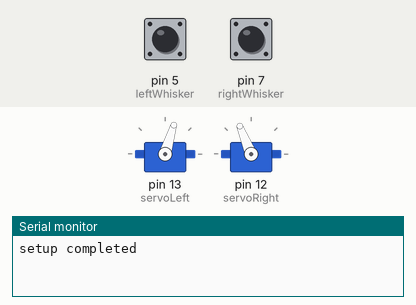
Simulated run of this sketch. Board: Arduino Uno, built with avr-gcc and run on an emulated ATmega328P. On the bench: 2 × servo, the last lines printed to the serial monitor. The inputs (shaded band) are chosen by the test bench; at power-on: pin 5 (leftWhisker) HIGH, pin 7 (rightWhisker) HIGH.

Above: at 5.3 s.
5.4 s: pin 5 (leftWhisker) pulled LOW for 1.95 s
At 6.7 s:
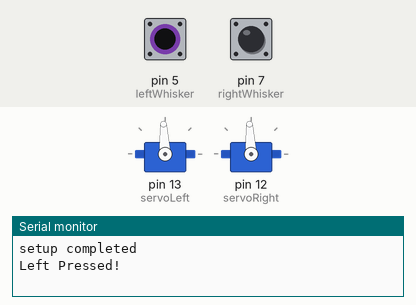
12.0 s: pin 7 (rightWhisker) pulled LOW for 1.95 s
At 16.0 s:
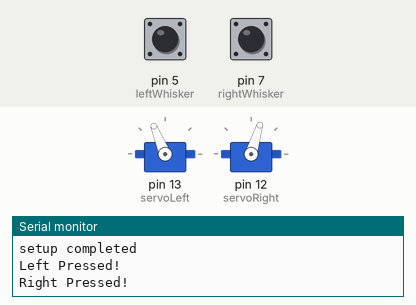
19.2 s: pin 7 (rightWhisker) pulled LOW for 3.2 s
At 25.2 s:
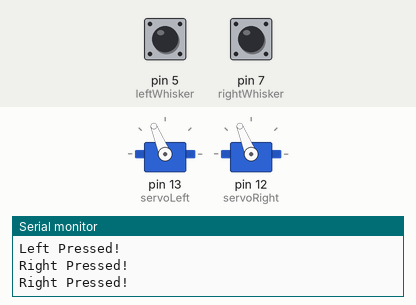
27.0 s: pin 5 (leftWhisker) pulled LOW for 3.2 s
At 32.2 s:
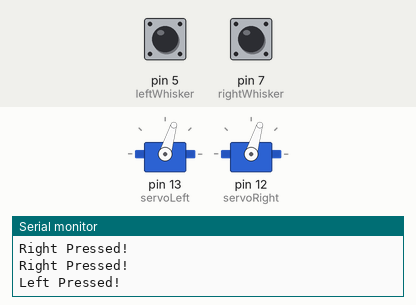
Timing chart, 0 to 34.5 s (numbered marks = the images above; inputs shaded):
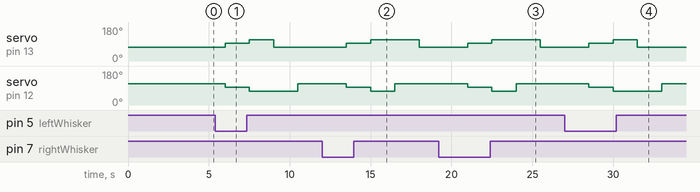

Measured:
- after the input at 5.4 s, servo on pin 13 (servoLeft): 73° → 93° after 0.60 s, → 112° 1.5 s later, → 73° 1.5 s later; servo on pin 12 (servoRight): 112° → 93° after 0.60 s, → 73° 1.5 s later, → 112° 3.0 s later
- after the input at 12.0 s, servo on pin 13 (servoLeft): 73° → 93° after 1.5 s, → 112° 1.5 s later, → 73° 3.0 s later; servo on pin 12 (servoRight): 112° → 93° after 1.5 s, → 73° 1.5 s later, → 112° 1.5 s later
- after the input at 19.2 s, servo on pin 13 (servoLeft): 73° → 93° after 1.8 s, → 112° 1.5 s later, → 73° 3.0 s later; servo on pin 12 (servoRight): 112° → 93° after 1.8 s, → 73° 1.5 s later, → 112° 1.5 s later
- after the input at 27.0 s, servo on pin 13 (servoLeft): 73° → 93° after 1.5 s, → 112° 1.5 s later, → 73° 1.5 s later; servo on pin 12 (servoRight): 112° → 93° after 1.5 s, → 73° 1.5 s later, → 112° 3.0 s later

The sketch:

Erika-Here_Kittty_Kitty.ino
```cpp
#include <Servo.h>                           // Include servo library

Servo servoRight;
Servo servoLeft;

int leftWhisker = 5;
int rightWhisker = 7;

 void back() {
  servoLeft.writeMicroseconds(1700);
  servoRight.writeMicroseconds(1300);
  delay(1500);
}

 void front() {
 servoLeft.writeMicroseconds(1300);
 servoRight.writeMicroseconds(1700);
 delay(1500);
 }

 void left() {
  servoLeft.writeMicroseconds(1300);
  servoRight.writeMicroseconds(1300);
  delay(1500);
 }

void right() {
  servoLeft.writeMicroseconds(1700);
  servoRight.writeMicroseconds(1700);
  delay(1500);
}


void moveKitty() {
  // Your Code Here


}

void stopKitty() {
  // Your Code Here
   servoLeft.writeMicroseconds(1500);
  servoRight.writeMicroseconds(1500);
  delay(1500);
}

void setup() {
  // put your setup code here, to run once:
  servoLeft.attach(13);
  servoRight.attach(12);
//  front();
//  delay(1500);
//  back();
//  delay(1500);
//  right();
//  delay(1500);
//  left();
//  delay(1500);


  Serial.begin(9600);
  Serial.println("setup completed");
  pinMode(leftWhisker, INPUT);
  pinMode(rightWhisker, INPUT);
}
  //Your Code Here


void loop() {
  // put your main code here, to run repeatedly:
   // put your main code here, to run repeatedly:
      front();
   int aValue = digitalRead(leftWhisker);
   int bValue = digitalRead(rightWhisker);
   if(aValue == 0 && bValue == 1) {
      Serial.println("Left Pressed!");
      stopKitty();
      back();
      left();
      front();
   }
   else if(bValue == 0 && aValue == 1) {
     Serial.println("Right Pressed!");
      stopKitty();
      back();
      right();
      front();
  // }else if(aValue == 0 && bValue == 0) {
     //Serial.println("Both Pressed!");
      //stopKitty();
      //back();
      //right();
      //front();
      }
  //delay(100);
  }
  //Your Code Here
```
